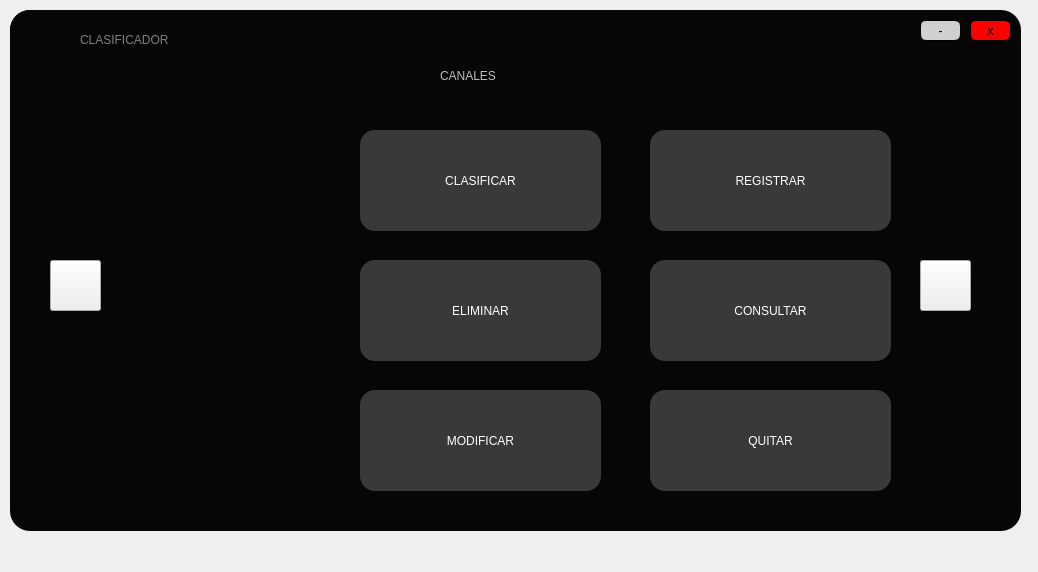
<?xml version="1.0" encoding="UTF-8"?>
<ui version="4.0">
 <class>Form</class>
 <widget class="QWidget" name="Form">
  <property name="geometry">
   <rect>
    <x>0</x>
    <y>0</y>
    <width>1038</width>
    <height>572</height>
   </rect>
  </property>
  <property name="windowTitle">
   <string>Form</string>
  </property>
  <widget class="QWidget" name="widget_3" native="true">
   <property name="geometry">
    <rect>
     <x>10</x>
     <y>10</y>
     <width>1011</width>
     <height>521</height>
    </rect>
   </property>
   <property name="cursor">
    <cursorShape>ArrowCursor</cursorShape>
   </property>
   <property name="styleSheet">
    <string notr="true">QWidget#widget_3{

background-color: rgb(6, 6, 6);
border-radius:20px;
}</string>
   </property>
   <widget class="QFrame" name="frame_3">
    <property name="geometry">
     <rect>
      <x>0</x>
      <y>0</y>
      <width>1001</width>
      <height>51</height>
     </rect>
    </property>
    <property name="styleSheet">
     <string notr="true">QFrame#frame_3{
	background-color: rgb(6, 6, 6);
border-top-left-radius:20px;
border-top-right-radius:20px;

}</string>
    </property>
    <property name="frameShape">
     <enum>QFrame::StyledPanel</enum>
    </property>
    <property name="frameShadow">
     <enum>QFrame::Raised</enum>
    </property>
    <widget class="QPushButton" name="min_3">
     <property name="geometry">
      <rect>
       <x>910</x>
       <y>10</y>
       <width>41</width>
       <height>21</height>
      </rect>
     </property>
     <property name="cursor">
      <cursorShape>PointingHandCursor</cursorShape>
     </property>
     <property name="styleSheet">
      <string notr="true">QPushButton#min_3{
	background-color: rgb(208, 208, 208);
font: 16pt &quot;MS Shell Dlg 2&quot;;
border-radius:6px;
border: 1px solid black;


}</string>
     </property>
     <property name="text">
      <string>-</string>
     </property>
    </widget>
    <widget class="QPushButton" name="cerrar_3">
     <property name="geometry">
      <rect>
       <x>960</x>
       <y>10</y>
       <width>41</width>
       <height>21</height>
      </rect>
     </property>
     <property name="cursor">
      <cursorShape>PointingHandCursor</cursorShape>
     </property>
     <property name="styleSheet">
      <string notr="true">QPushButton#cerrar_3{

background-color: rgb(255, 0, 0);
border-radius:6px;
border: 1px solid black;
font: 11pt &quot;MS Shell Dlg 2&quot;;

}</string>
     </property>
     <property name="text">
      <string>x</string>
     </property>
    </widget>
    <widget class="QLabel" name="label_4">
     <property name="geometry">
      <rect>
       <x>20</x>
       <y>10</y>
       <width>41</width>
       <height>41</height>
      </rect>
     </property>
     <property name="styleSheet">
      <string notr="true">border-image: url(:/Iconos/Icono youtube.png);</string>
     </property>
     <property name="text">
      <string/>
     </property>
    </widget>
    <widget class="QLabel" name="label_2">
     <property name="geometry">
      <rect>
       <x>70</x>
       <y>20</y>
       <width>181</width>
       <height>20</height>
      </rect>
     </property>
     <property name="styleSheet">
      <string notr="true">font: 14pt &quot;Lucida Console&quot;;
color:gray
;
font: 70 15pt &quot;Rockwell Extra Bold&quot;;</string>
     </property>
     <property name="text">
      <string>CLASIFICADOR</string>
     </property>
    </widget>
   </widget>
   <widget class="QPushButton" name="BClasificar">
    <property name="geometry">
     <rect>
      <x>350</x>
      <y>120</y>
      <width>241</width>
      <height>101</height>
     </rect>
    </property>
    <property name="cursor">
     <cursorShape>PointingHandCursor</cursorShape>
    </property>
    <property name="styleSheet">
     <string notr="true">QPushButton#BClasificar{

background-color: rgb(57, 57, 57);

border-radius:15px;

font: 70 20pt &quot;Rockwell Extra Bold&quot;;
color:white;
}</string>
    </property>
    <property name="text">
     <string>CLASIFICAR</string>
    </property>
   </widget>
   <widget class="Line" name="line">
    <property name="geometry">
     <rect>
      <x>170</x>
      <y>110</y>
      <width>20</width>
      <height>211</height>
     </rect>
    </property>
    <property name="styleSheet">
     <string notr="true">background-color: rgb(6, 6, 6);</string>
    </property>
    <property name="orientation">
     <enum>Qt::Vertical</enum>
    </property>
   </widget>
   <widget class="QPushButton" name="BActualizar">
    <property name="geometry">
     <rect>
      <x>640</x>
      <y>120</y>
      <width>241</width>
      <height>101</height>
     </rect>
    </property>
    <property name="cursor">
     <cursorShape>PointingHandCursor</cursorShape>
    </property>
    <property name="styleSheet">
     <string notr="true">QPushButton#BActualizar{
background-color: rgb(52, 107, 98);
background-color: rgb(57, 57, 57);
border-radius:15px;
font: 70 20pt &quot;Rockwell Extra Bold&quot;;
color:white;
}</string>
    </property>
    <property name="text">
     <string>REGISTRAR</string>
    </property>
   </widget>
   <widget class="QPushButton" name="BEliminar">
    <property name="geometry">
     <rect>
      <x>350</x>
      <y>250</y>
      <width>241</width>
      <height>101</height>
     </rect>
    </property>
    <property name="cursor">
     <cursorShape>PointingHandCursor</cursorShape>
    </property>
    <property name="styleSheet">
     <string notr="true">QPushButton#BEliminar{
background-color: rgb(52, 107, 98);
background-color: rgb(57, 57, 57);
font: 87 10pt &quot;Arial Black&quot;;
border-radius:15px;
font: 70 20pt &quot;Rockwell Extra Bold&quot;;
color:white;
}</string>
    </property>
    <property name="text">
     <string>ELIMINAR</string>
    </property>
   </widget>
   <widget class="QPushButton" name="BVer">
    <property name="geometry">
     <rect>
      <x>640</x>
      <y>250</y>
      <width>241</width>
      <height>101</height>
     </rect>
    </property>
    <property name="cursor">
     <cursorShape>PointingHandCursor</cursorShape>
    </property>
    <property name="styleSheet">
     <string notr="true">QPushButton#BVer{
background-color: rgb(52, 107, 98);
background-color: rgb(57, 57, 57);
font: 87 10pt &quot;Arial Black&quot;;
border-radius:15px;
font: 70 20pt &quot;Rockwell Extra Bold&quot;;
color:white;
}</string>
    </property>
    <property name="text">
     <string>CONSULTAR</string>
    </property>
   </widget>
   <widget class="QLabel" name="label_3">
    <property name="geometry">
     <rect>
      <x>430</x>
      <y>30</y>
      <width>271</width>
      <height>71</height>
     </rect>
    </property>
    <property name="styleSheet">
     <string notr="true">font: 18pt &quot;Lucida Console&quot;;

color: rgb(189, 189, 189);
;
font: 70 30pt &quot;Rockwell Extra Bold&quot;;</string>
    </property>
    <property name="text">
     <string>CANALES</string>
    </property>
   </widget>
   <widget class="QPushButton" name="BSiguiente">
    <property name="geometry">
     <rect>
      <x>910</x>
      <y>250</y>
      <width>51</width>
      <height>51</height>
     </rect>
    </property>
    <property name="cursor">
     <cursorShape>PointingHandCursor</cursorShape>
    </property>
    <property name="styleSheet">
     <string notr="true">border-image: url(:/Iconos/derecha.png);
border-image: url(:/Iconos/proximo (1).png);</string>
    </property>
    <property name="text">
     <string/>
    </property>
   </widget>
   <widget class="QListWidget" name="listWidget">
    <property name="geometry">
     <rect>
      <x>130</x>
      <y>70</y>
      <width>191</width>
      <height>411</height>
     </rect>
    </property>
    <property name="styleSheet">
     <string notr="true">background-color: rgb(6, 6, 6);
color:white;
font: 75 14pt &quot;Berlin Sans FB Demi&quot;;</string>
    </property>
   </widget>
   <widget class="Line" name="line_2">
    <property name="geometry">
     <rect>
      <x>110</x>
      <y>70</y>
      <width>21</width>
      <height>411</height>
     </rect>
    </property>
    <property name="styleSheet">
     <string notr="true">background-color: rgb(6, 6, 6);</string>
    </property>
    <property name="orientation">
     <enum>Qt::Vertical</enum>
    </property>
   </widget>
   <widget class="Line" name="line_3">
    <property name="geometry">
     <rect>
      <x>320</x>
      <y>70</y>
      <width>21</width>
      <height>411</height>
     </rect>
    </property>
    <property name="styleSheet">
     <string notr="true">background-color: rgb(6, 6, 6);</string>
    </property>
    <property name="orientation">
     <enum>Qt::Vertical</enum>
    </property>
   </widget>
   <widget class="QPushButton" name="BModificar">
    <property name="geometry">
     <rect>
      <x>350</x>
      <y>380</y>
      <width>241</width>
      <height>101</height>
     </rect>
    </property>
    <property name="cursor">
     <cursorShape>PointingHandCursor</cursorShape>
    </property>
    <property name="styleSheet">
     <string notr="true">QPushButton#BModificar{
background-color: rgb(52, 107, 98);
background-color: rgb(57, 57, 57);
border-radius:15px;
font: 70 20pt &quot;Rockwell Extra Bold&quot;;
color:white;
}</string>
    </property>
    <property name="text">
     <string>MODIFICAR</string>
    </property>
   </widget>
   <widget class="QPushButton" name="BQuitar">
    <property name="geometry">
     <rect>
      <x>640</x>
      <y>380</y>
      <width>241</width>
      <height>101</height>
     </rect>
    </property>
    <property name="cursor">
     <cursorShape>PointingHandCursor</cursorShape>
    </property>
    <property name="styleSheet">
     <string notr="true">QPushButton#BQuitar{
background-color: rgb(52, 107, 98);
background-color: rgb(57, 57, 57);
border-radius:15px;
font: 70 20pt &quot;Rockwell Extra Bold&quot;;
color:white;
}</string>
    </property>
    <property name="text">
     <string>QUITAR</string>
    </property>
   </widget>
   <widget class="QPushButton" name="BAtras">
    <property name="geometry">
     <rect>
      <x>40</x>
      <y>250</y>
      <width>51</width>
      <height>51</height>
     </rect>
    </property>
    <property name="cursor">
     <cursorShape>PointingHandCursor</cursorShape>
    </property>
    <property name="styleSheet">
     <string notr="true">border-image: url(:/Iconos/derecha.png);
border-image: url(:/Iconos/proximo.png);</string>
    </property>
    <property name="text">
     <string/>
    </property>
   </widget>
  </widget>
 </widget>
 <resources>
  <include location="imagen.qrc"/>
 </resources>
 <connections/>
</ui>
